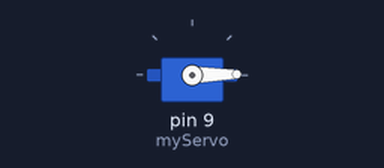
The sketch below on a simulated Arduino Uno, built with avr-gcc and run on an emulated ATmega328P. Shown: servo.

Above: at 1.05 s.
At 3.2 s:
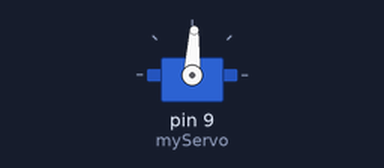
At 5.4 s:
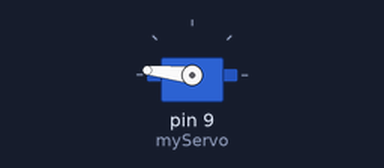
At 9.75 s:
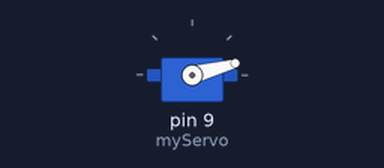
Timing chart, 0 to 12.9 s (numbered marks = the images above):
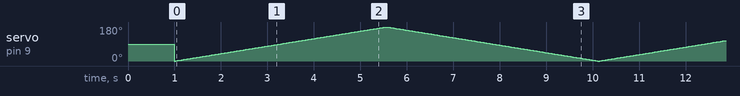

The sketch:

SG90_Servo.ino
```cpp
#include <Servo.h>

Servo myServo;

void setup() {
  // put your setup code here, to run once:

  myServo.attach(9);
  myServo.write(90);
  delay(1000);
}

void loop() {
  // put your main code here, to run repeatedly:

  // Move from 0 to 180
  for (int pos = 0; pos <= 180; pos++) {
    myServo.write(pos);
    delay(25);
    Serial.println(pos);
  }

  // Move from 180 to 0
  for (int pos = 180; pos >= 0; pos--) {
    myServo.write(pos);
    delay(25);
    Serial.println(pos);
  }
}
```
